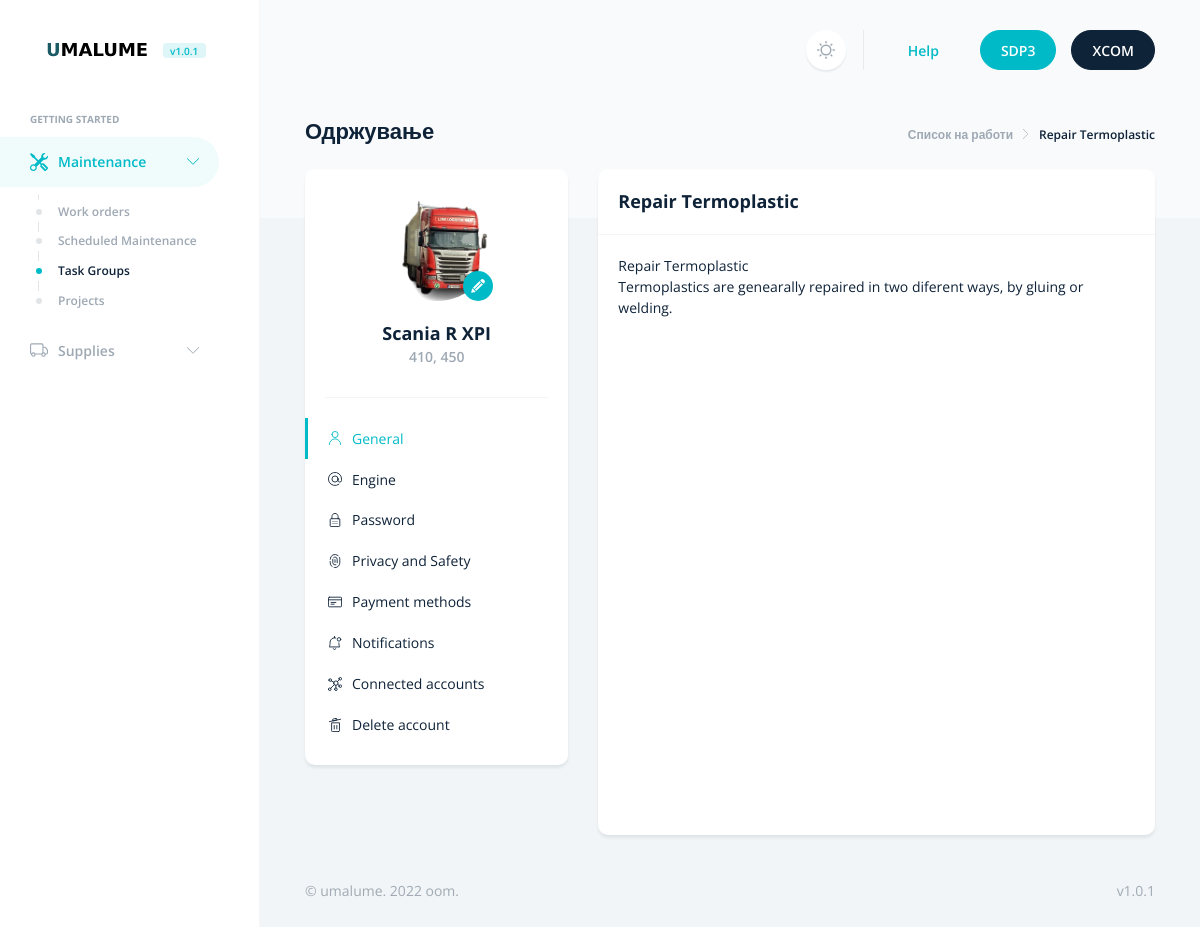
/maint/work/repair-termoplastic/, run on the app's committed database.
### maint/models.py (models this page shows, shortened)
class Work(models.Model):
    class Status(models.TextChoices):
        DRAFT = 'DF', _('Draft')
        PUBLISHED = 'PB', _('Published')
    title = models.CharField(max_length=256)
    slug = models.SlugField(max_length=256, unique=True)
    author = models.ForeignKey(User, on_delete=models.CASCADE, related_name='maint_work') #  specify the name of the reverse relationship, from User to Work.
    code = models.CharField(max_length=101, default='XX-XX:XXXX', unique=True)
    content = models.TextField()
    publish = models.DateTimeField(default=timezone.now) # returns the current datetime in a timezone-aware format
    created = models.DateTimeField(auto_now_add=True) #  the date will be saved automatically when creating an object
    updated = models.DateTimeField(auto_now=True) # the date will be updated automatically when saving an object.
    status = models.CharField(max_length=2, choices=Status.choices, default=Status.DRAFT)
    objects = models.Manager() # The default manager.
    published = PublishedManager() # Our custom manager.
    class Meta:
        ordering = ['code']
        indexes = [
            models.Index(fields=['code']), # Creates an index (B-Tree) in the database. This will improve performance for queries filtering or ordering results by this field.
        ]

### maint/views.py (the view)
# urls.py: path('work/<slug:work>/', views.work_detail, name='work-detail'),
def work_detail(request, work):
    work = get_object_or_404(Work, slug=work, status=Work.Status.PUBLISHED)
    contex = {
        'work': work
    }
    return render(request, 'maint/work-detail.html', contex)

### templates/maint/work-detail.html (shortened to what this page needs)
{% extends 'base.html' %}
{% load static %}
{% block navigation %}
{% block menu_maintenance %} active {% endblock %}
{% block menu_maintenance_collapse %} show {% endblock %}
{% block menu_item_task_group %} active {% endblock %}
{% endblock %}
{% block header %}
<a href="mailto:support@dashly-theme.com" class="btn btn-link mx-1 mx-lg-2 fw-semibold d-none d-md-block">
    Help
</a>
<a href="https://themes.getbootstrap.com/product/dashly-admin-dashboard-template/" target="_blank"
    class="btn btn-primary mx-1 mx-lg-2 px-4 px-lg-5">
    SDP3
</a>
<a href="../index.html" class="btn btn-dark mx-1 mx-lg-2 px-4 px-lg-5">
    XCOM
</a>
{% endblock %}
{% block body %}
<div class="d-flex align-items-baseline justify-content-between">
    <h1 class="h2">
        Одржување
    </h1>
    <nav aria-label="breadcrumb">
        <ol class="breadcrumb">
            <li class="breadcrumb-item"><a href="{% url 'maint:work-list' %}">Список на работи</a></li>
            <li class="breadcrumb-item active" aria-current="page">{{ work.title }}</li>
        </ol>
    </nav>
</div>
<div class="row">
    <div class="col-md-4 col-xxl-3">
        <div class="card border-0 sticky-md-top top-10px">
            <div class="card-body">
                <div class="text-center mb-5">
                    <div class="avatar avatar-xxl avatar-circle mb-5">
                        <label class="d-block cursor-pointer">
                            <span
                                class="position-absolute bottom-0 end-0 m-0 bg-primary text-white w-30px h-30px rounded-circle d-flex align-items-center justify-content-center">
                            </span>
                        </label>
                        <img src="{% static 'images/SK9658BB.png' %}" alt="Scania R 450 SK9658BB" class="avatar-img"
                            width="112" height="112">
                    </div>
                    <h3 class="mb-0">Scania R XPI</h3>
                    <span class="small text-secondary fw-semibold">410, 450</span>
                </div>
                <hr class="mb-0">
            </div>
            <ul class="scrollspy mb-5" id="account" data-scrollspy='{"offset": "30"}'>
                <li class="active">
                    <a href="#general" class="d-flex align-items-center py-3">
                        General
                    </a>
                </li>
                <li>
                    <a href="#usernameSection" class="d-flex align-items-center py-3">
                        Engine
                    </a>
                </li>
                <li>
                    <a href="#passwordSection" class="d-flex align-items-center py-3">
                        Password
                    </a>
                </li>
                <li>
                    <a href="#privacyAndSafetySection" class="d-flex align-items-center py-3">
                        Privacy and Safety
                    </a>
                </li>
                <li>
                    <a href="#paymentMethodsSection" class="d-flex align-items-center py-3">
                        Payment methods
                    </a>
                </li>
                <li>
                    <a href="#notificationsSection" class="d-flex align-items-center py-3">
                        Notifications
                    </a>
                </li>
                <li>
                    <a href="#connectedAccountsSection" class="d-flex align-items-center py-3">
                        Connected accounts
                    </a>
                </li>
                <li>
                    <a href="#deleteAccountSection" class="d-flex align-items-center py-3">
                        Delete account
                    </a>
                </li>
            </ul>
        </div>
    </div>
    <div class="col">
            <div class="card border-0 scroll-mt-3" id="general">
                <div class="card-header">
                    <h2 class="h3 mb-0">{{ work.title }}</h2>
                </div>
                <div class="card-body"  style="height: 600px; overflow-y: auto">
                    {{ work.content | safe | linebreaks }}
                </div>
            </div>
    </div>
</div>
{% endblock %}

### data on the page
Work: title "Repair Termoplastic", content "Repair Termoplastic Termoplastics are genearally repaired in two diferent ways, by gluing or welding."
